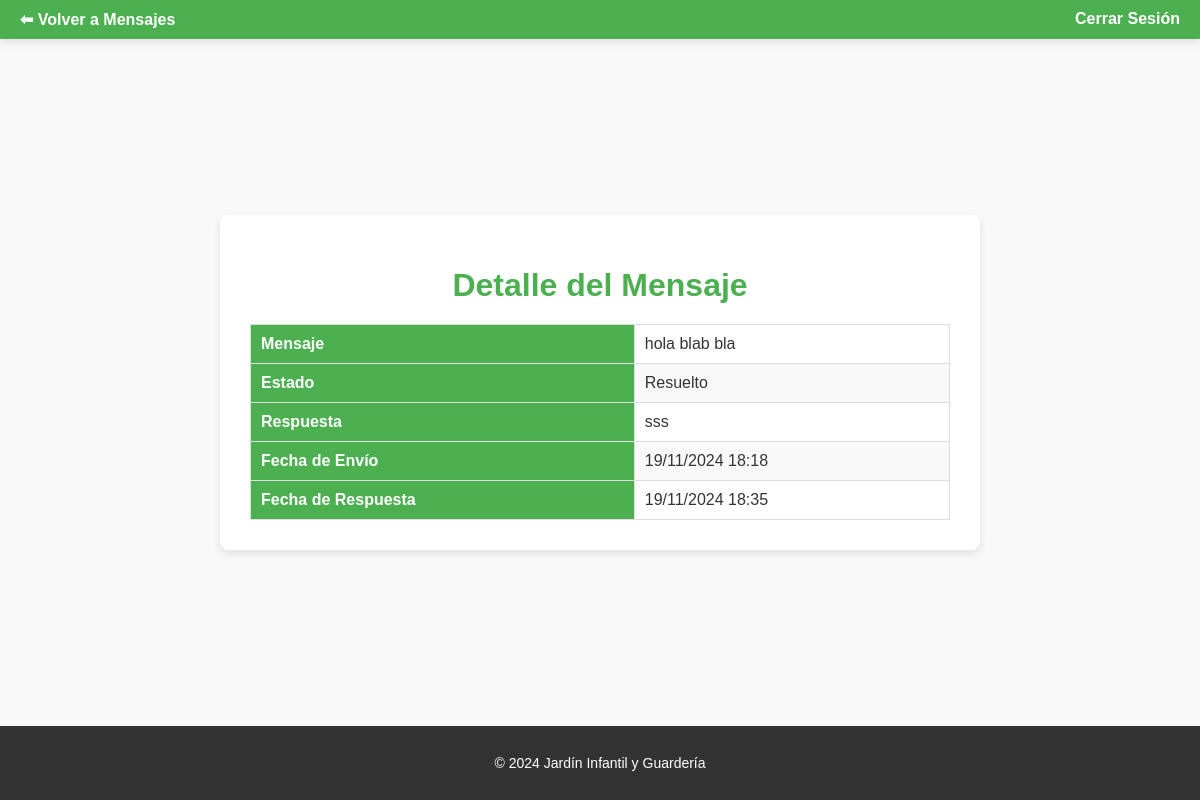
Screenshot of /dashboard/admin/mensajes/1/ (signed in) with the database file from the repository.
### jardin_app/models.py (models this page shows, shortened)
class MensajeApoderado(models.Model):
    apoderado = models.ForeignKey('Apoderado', on_delete=models.CASCADE)
    mensaje = models.TextField()
    respuesta = models.TextField(blank=True, null=True)
    estado = models.CharField(max_length=10, choices=[('Pendiente', 'Pendiente'), ('Resuelto', 'Resuelto')], default='Pendiente')
    fecha_envio = models.DateTimeField(auto_now_add=True)
    fecha_respuesta = models.DateTimeField(blank=True, null=True)

### jardin_app/views/admin_views.py (the view)
# urls.py: path('dashboard/admin/mensajes/<int:mensaje_id>/', ver_mensaje, name='ver_mensaje'),  # Detalle de un mensaje específicoer un mensaje
@login_required
def ver_mensaje(request, mensaje_id):
    mensaje = get_object_or_404(MensajeApoderado, id=mensaje_id)
    return render(request, 'admin/mensajes/ver_mensaje.html', {'mensaje': mensaje})

### jardin_app/templates/admin/mensajes/ver_mensaje.html (shortened to what this page needs)
<!DOCTYPE html>
<html lang="es">
<head>
    {% load static %}
    <link rel="stylesheet" href="{% static 'css/mensajes/verMensaje.css' %}">
</head>
<body>
    <header>
        <nav class="navbar">
            <a href="{% url 'ver_mensajes' %}">⬅ Volver a Mensajes</a>
            <a href="{% url 'logout' %}">Cerrar Sesión</a>
        </nav>
    </header>
    <main>
        <div class="container">
            <h1>Detalle del Mensaje</h1>
            <table class="details-table">
                <tr>
                    <th>Mensaje</th>
                    <td>{{ mensaje.mensaje }}</td>
                </tr>
                <tr>
                    <th>Estado</th>
                    <td>{{ mensaje.estado }}</td>
                </tr>
                <tr>
                    <th>Respuesta</th>
                    <td>{{ mensaje.respuesta|default:"Sin respuesta" }}</td>
                </tr>
                <tr>
                    <th>Fecha de Envío</th>
                    <td>{{ mensaje.fecha_envio|date:"d/m/Y H:i" }}</td>
                </tr>
                {% if mensaje.fecha_respuesta %}
                <tr>
                    <th>Fecha de Respuesta</th>
                    <td>{{ mensaje.fecha_respuesta|date:"d/m/Y H:i" }}</td>
                </tr>
                {% endif %}
            </table>
        </div>
    </main>
    <footer>
        <p>&copy; 2024 Jardín Infantil y Guardería</p>
    </footer>
</body>
</html>

### jardin_app/static/css/mensajes/verMensaje.css (style rules this page uses)
body { font-family: 'Arial', sans-serif; margin: 0; padding: 0; background-color: #f9f9f9; color: #333; display: flex; flex-direction: column; min-height: 100vh; }
.navbar { background-color: #4caf50; color: white; display: flex; justify-content: space-between; padding: 10px 20px; box-shadow: 0px 4px 8px rgba(0, 0, 0, 0.1); }
.navbar a { color: white; text-decoration: none; font-weight: bold; }
main { flex: 1; display: flex; justify-content: center; align-items: center; padding: 20px; }
.container { width: 100%; max-width: 700px; background: white; padding: 30px; border-radius: 8px; box-shadow: 0px 4px 8px rgba(0, 0, 0, 0.1); text-align: left; }
h1 { color: #4caf50; margin-bottom: 20px; text-align: center; }
.details-table { width: 100%; border-collapse: collapse; margin-top: 20px; }
.details-table th, .details-table td { padding: 10px; border: 1px solid #ddd; text-align: left; }
.details-table th { background-color: #4caf50; color: white; font-weight: bold; }
.details-table tr:nth-child(even) { background-color: #f9f9f9; }
footer { background-color: #333; color: white; text-align: center; padding: 15px; font-size: 14px; margin-top: auto; }

### rows the page displays
MensajeApoderado: mensaje "hola blab bla", estado "Resuelto", respuesta "sss", fecha_envio "19/11/2024 18:18", fecha_respuesta "19/11/2024 18:35"
